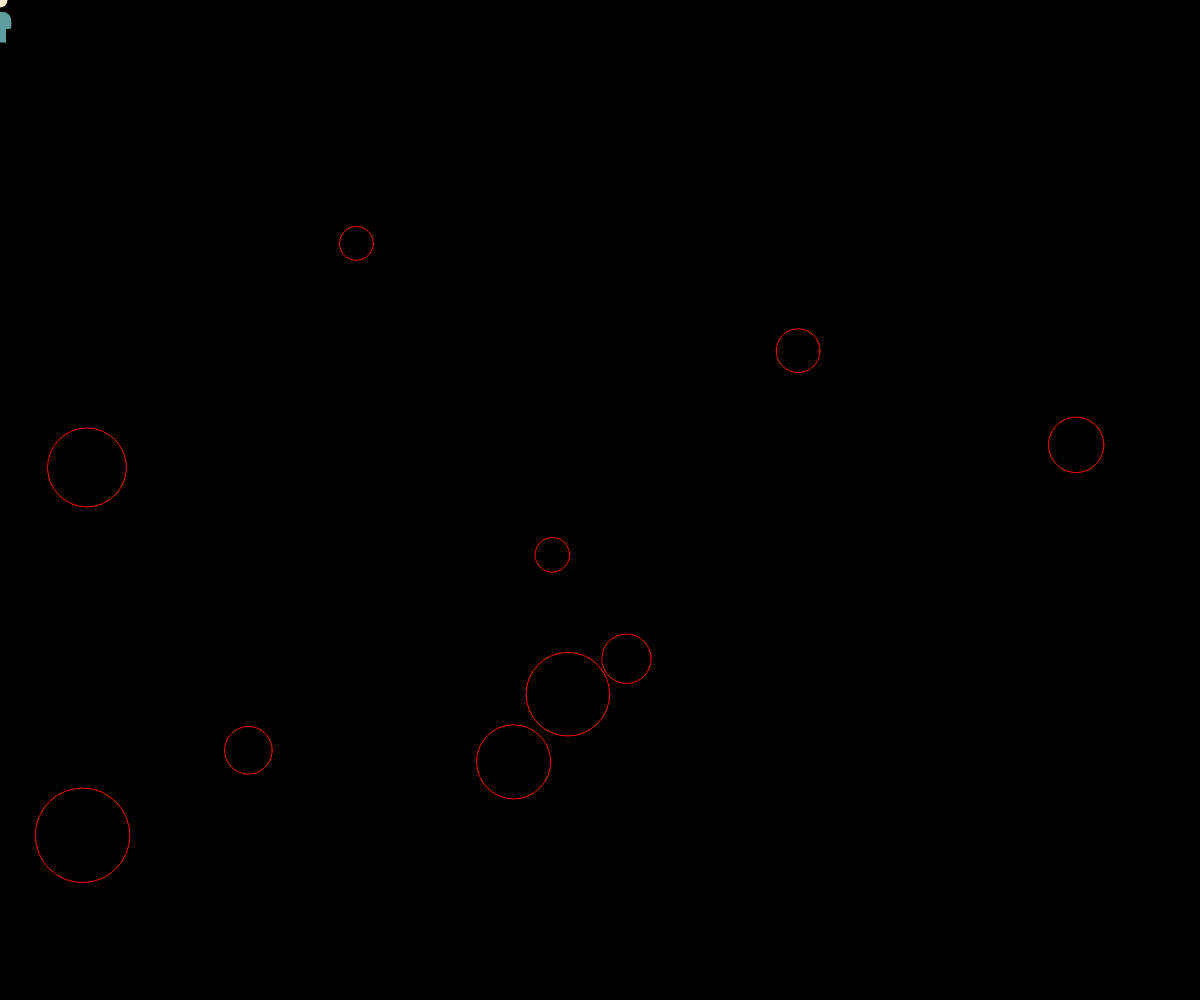
Frame 1 (no input)
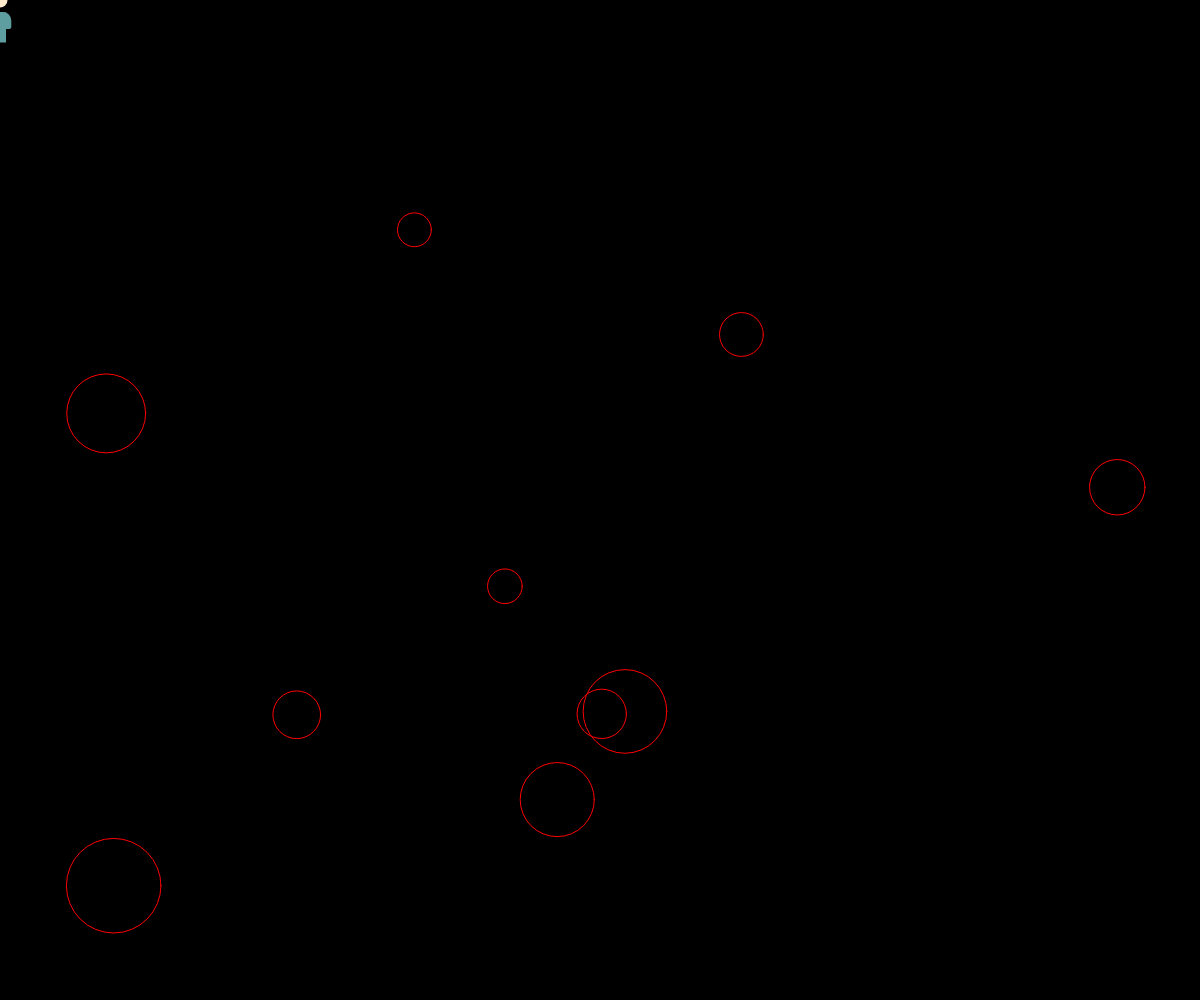
Frame 60 (no input)
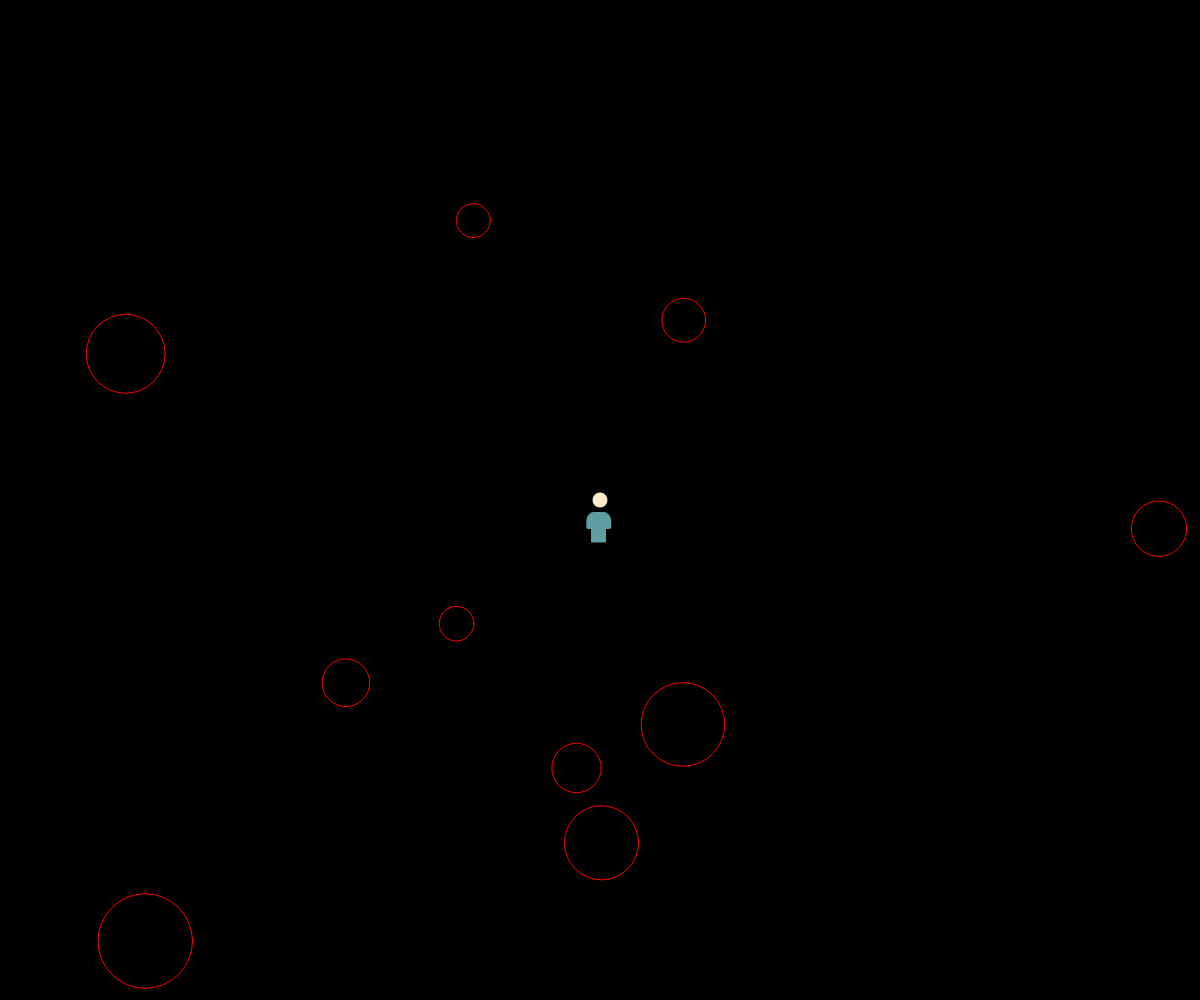
Frame 120 (the mouse pressed at the canvas centre since frame 60)

The p5.js sketch that drew these frames (run headless with seeded random() and noise() and a simulated clock; from frame 60 on, the mouse is pressed at the canvas centre):

// p5.js sketch
// ── sketch.js
var human;
var viruses = [];


function setup() {
  noCursor();
  createCanvas(windowWidth, windowHeight);
  human = new Human();
  for (var i = 0; i < 10; i++) {
    viruses.push(new Virus());
  }
}

function draw() {
  background(0);

  for (var i = viruses.length - 1; i >= 0; i--) {
    if (human.hits(viruses[i]) && viruses[i].r > 10) {
      console.log('oops')
      var newViruses = viruses[i].breakup();
      viruses.splice(i, 1);
      viruses = viruses.concat(newViruses);
      viruses.push(new Virus());
    }
    if (viruses[0]) {
     viruses[i].render();
     viruses[i].update();
     viruses[i].edges();
   }
  }
  human.render();
}

// ── human.js
function Human(){
  this.pos = createVector(width/2, height/2);
  this.r = 20;
  this.render = function(){
    fill(255, 235, 205);
    noStroke();
    ellipse(mouseX, mouseY, this.r-5, this.r-5);

    push();
    //noStroke()
    fill(95, 158, 160);
    rect(mouseX-13.7, mouseY+12, 25, 17, 18, 10, 2, 2);
    rect(mouseX-9, mouseY+12.5, 15, 30);
    //quad(mouseX-10, mouseY+17, mouseX+10, mouseY+17, mouseX+15, mouseY+30, mouseX-15, mouseY+30);

    pop();

  }

  this.hits = function(virus){
    var d = dist(mouseX, mouseY, virus.pos.x, virus.pos.y);
    if (d < this.r + virus.r){
      return true;
    }
    return false;
    }


  }

// ── virus.js
function Virus(pos, r) { //or pos = createVector(random(width), random(height));
  this.r = random(10, 50);
  if (pos) {
    this.pos = pos.copy();
  } else {
    this.pos = createVector(random(width), random(height));
  }

  if (r) {
    this.r = r * 0.5;
  } else {
    this.r = random(10, 50);
  }

  this.vel = p5.Vector.random2D();
  this.shk = 1;
  this.update = function() {
    this.pos.add(this.vel);
  }

  this.render = function() {
    push();
    noFill();
    stroke(255, 0, 0);
    translate(this.pos.x, this.pos.y);

    this.shk += random(-3, 3);

    if (this.shk > 3 || this.shk < -3) {
      this.shk = 0;
    }
    ellipse(0, this.shk, this.r * 2);
    pop();
  }




  this.breakup = function() {
    var newV = [];
    for (let i = 0; i < 5; i++) {
      newV[i] = new Virus(this.pos, this.r - 10);
    }
    return newV;
  }

  this.edges = function() {
    if (this.pos.x > width + this.r) {
      this.pos.x = -this.r;
    } else if (this.pos.x < -this.r) {
      this.pos.x = width + this.r;
    } else if (this.pos.y > height + this.r) {
      this.pos.y = -this.r;
    } else if (this.pos.y < -this.r) {
      this.pos.y = height + this.r;
    }
  }
}
